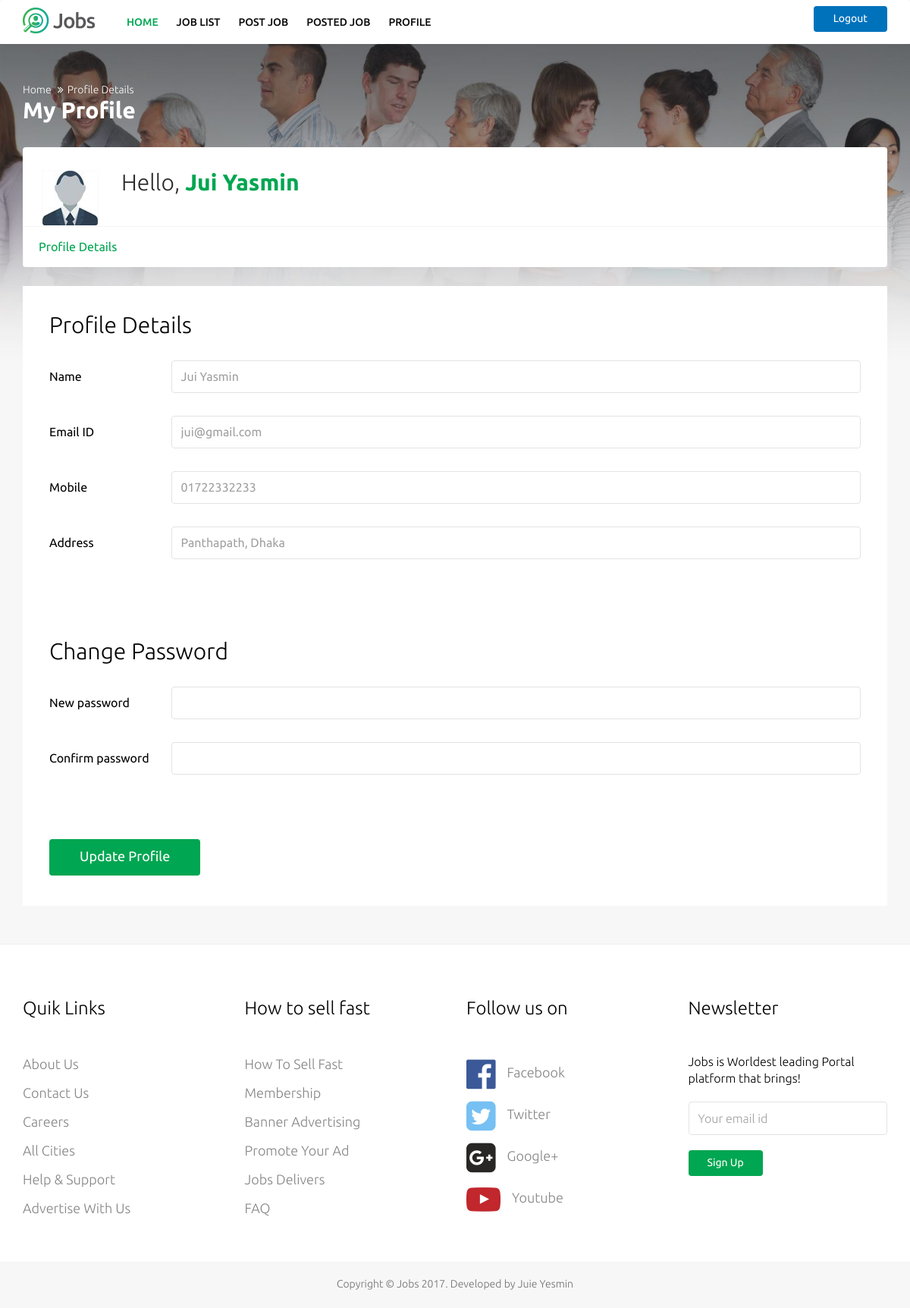
Screenshot of /profile_details_employeer.php (signed in) with the database file from the repository.
### tables this page shows
CREATE TABLE `employeer` (
  `id` int(11) NOT NULL AUTO_INCREMENT,
  `name` varchar(250) DEFAULT NULL,
  `email_id` varchar(100) DEFAULT NULL,
  `password` varchar(100) DEFAULT NULL,
  `mobile_number` varchar(15) DEFAULT NULL,
  `gender` tinytext,
  `address` varchar(500) DEFAULT NULL,
  `update_datetime` datetime DEFAULT NULL,
  PRIMARY KEY (`id`)
);

### profile_details_employeer.php (the view, shortened to what this page needs)
<!DOCTYPE html>
<html lang="en">
    <head>
        <?php
        include "shared/header.php";
        ?>
    </head>
    <body>
        <?php
        include "shared/nav.php";
        $qeury_job_category = mysql_query("select * from employeer where id='$_SESSION[id]'");
        $row_job_category = mysql_fetch_array($qeury_job_category);
        ?>
        <section class="clearfix job-bg  ad-profile-page">
            <div class="container">
                <div class="breadcrumb-section">
                    <ol class="breadcrumb">
                        <li><a href="index.php">Home</a></li>
                        <li>Profile Details</li>
                    </ol>
                    <h2 class="title">My Profile</h2>
                </div>
                <div class="job-profile section">
                    <div class="user-profile">
                        <div class="user-images">
                            <img src="images/user.jpg" alt="User Images" class="img-responsive">
                        </div>
                        <div class="user">
                            <h2>Hello, <a href="#"><?php echo $row_job_category['name'];?></a></h2>
                        </div>
                    </div>
                    <ul class="user-menu">
                        <li class="active"><a href="profile_details.php">Profile Details</a></li>
                    </ul>
                </div>
                <div class="profile job-profile">
                    <div class="user-pro-section">
                        <form action="#" method="POST">
                            <div class="profile-details section">
                                <h2>Profile Details</h2>
                                <div class="form-group">
                                    <label>Name</label>
                                    <input type="text" class="form-control" name="name" value="<?php echo $row_job_category['name'];?>" placeholder="jhondoe@mail.com">
                                </div>
                                <div class="form-group">
                                    <label>Email ID</label>
                                    <input type="email" class="form-control" name="email_id" value="<?php echo $row_job_category['email_id'];?>" placeholder="jhondoe@mail.com">
                                </div>
                                <div class="form-group">
                                    <label>Mobile</label>
                                    <input type="number" class="form-control" name="mobile_number" value="<?php echo $row_job_category['mobile_number'];?>" placeholder="jhondoe@mail.com">
                                </div>
                                <div class="form-group">
                                    <label>Address</label>
                                    <input type="text" class="form-control" name="address" value="<?php echo $row_job_category['address'];?>" placeholder="jhondoe@mail.com">
                                </div>
                            </div>
                            <div class="change-password section">
                                <h2>Change password</h2>
                                <div class="form-group">
                                    <label>New password</label>
                                    <input type="password" name="password" class="form-control">
                                </div>
                                <div class="form-group">
                                    <label>Confirm password</label>
                                    <input type="password" class="form-control">
                                </div>
                            </div>
                            <div class="preferences-settings section">
                                <div class="buttons">
                                    <button type="submit" class="btn btn-primary">Update Profile</button>
                                </div>
                            </div>
                        </form>
                    </div>
                </div>
            </div>
        </section>
        <?php include "shared/footer.php";
        ?>
    </body>
</html>

### css/main.css (style rules this page uses)
html, body { font-family: 'Ubuntu', sans-serif; font-weight:400; color:#6f6f6f; overflow-x:hidden; -webkit-font-smoothing: antialiased; background-color: #f7f7f7; }
h1, h2, h3, h4, h5, h6 { font-family: 'Ubuntu', sans-serif; font-weight:normal; }
ul { margin:0; padding:0; list-style:none; }
a { font-family: 'Ubuntu', sans-serif; color: #00a651; }
a, a:hover, a:focus, input:focus { text-decoration:none; outline: none; color:#02743a; }
img { max-width: 100%; }
section { min-width: 100%; position: relative; width: 100%; padding: 50px 0; }
.form-control { box-shadow:none; -webkit-box-shadow:none; border: 1px solid #e3e3e3; height:44px; color:#000; }
.title { line-height: 34px; color: #ffffff; font-family: 'Ubuntu', sans-serif; font-weight: 700; }
.section { background-color:#fff; border-radius:4px; padding:35px 25px; margin-bottom:25px; }
.btn.btn-primary { font-size:18px; font-weight:400; text-transform:capitalize; background-color:#00a651; padding:10px 40px 12px; border:0; -webkit-transition: all 0.3s ease-in-out; -moz-transition: all 0.3s ease-in-out; -ms-transition: all 0.3s ease-in-out; -o-transition: all 0.3s ease-in-out; transition: all 0.3s ease-in-out; }
.breadcrumb-section h2.title { margin-top: 0; margin-bottom: 32px; }
.breadcrumb-section .breadcrumb { margin-bottom: 0; margin: 0; padding: 0; }
.breadcrumb { background-color: transparent; padding-left: 0; }
.breadcrumb li, .breadcrumb li a { color: #fff; font-weight: 300; }
.breadcrumb>li+li:before { content: "\f101"; font-family: FontAwesome; color: #fff; }
.job-profile { background-color: #fff; overflow: hidden; padding:0; }
.user-profile { overflow: hidden; padding: 0 25px; }
.user-images { float: left; margin-top: 30px; border: 1px solid #fcfcfc; }
.job-profile .user { float: left; padding-left: 30px; }
.job-profile .user h2 { font-weight: 300; color: #2a2a2a; margin-top: 30px; }
.job-profile .user h2 a { font-weight: 700; color: #00a651; }
.job-profile .user-menu { border-top: 1px solid #f5f5f5; }
.job-profile .user-menu li { padding: 15px 20px; float: left; border-left: 1px solid #f5f5f5; }
.job-profile .user-menu li a { color: #9fa4a4; font-size: 16px; }
.job-profile .user-menu li.active a, .job-profile .user-menu li a:hover { color: #00a651; }
.user-pro-section .section { background-color: #fff; padding: 15px 35px; }
.user-pro-section select, .user-pro-section input { color: #a0a0a0; font-size: 16px; height:43px; }
.user-pro-section .form-group { overflow:hidden; margin-bottom:30px; }
.user-pro-section label { float:left; width:25%; font-weight:400; color:#000; font-size:16px; }
.user-pro-section .form-control { float:right; width:75%; }
.user-pro-section h2 { margin-bottom: 30px; font-weight: 300; color: #000; text-transform:capitalize; }
.job-bg { background-image: url(../images/bg/job-list-bg.jpg); background-repeat: repeat-x; background-size: contain; }
.job-profile .user-pro-section .form-control { width: 85%; }
.job-profile .user-pro-section label { width: 15%; margin-top: 10px; }
.preferences-settings .buttons { float: none; }
.buttons { float: left; }
input, select, a, .transition, .footer-widget input, .favorites-user small, .feedback input[type="submit"], .select-category li:before, .team-social, .social-widget a, .banner-form input[type="submit"], .category-title, .category-icon img, .category-quantity, .owl-next, .owl-prev, .home-banner .contact-form .form-control, .col-to-action .btn, .see-more button, .post-resume .upload-image, .close-icon { -webkit-transition: all 500ms; -moz-transition: all 500ms; -ms-transition: all 500ms; -o-transition: all 500ms; transition: all 500ms; }

### rows the page displays
employeer: name "Jui Yasmin", email_id "jui@gmail.com", mobile_number "01722332233", address "Panthapath, Dhaka"
